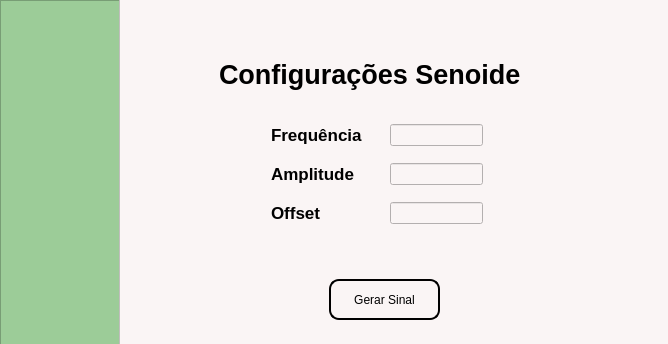
<?xml version="1.0" encoding="UTF-8"?>
<ui version="4.0">
 <class>JanelaPeriodica</class>
 <widget class="QMainWindow" name="JanelaPeriodica">
  <property name="geometry">
   <rect>
    <x>0</x>
    <y>0</y>
    <width>668</width>
    <height>344</height>
   </rect>
  </property>
  <property name="minimumSize">
   <size>
    <width>668</width>
    <height>344</height>
   </size>
  </property>
  <property name="maximumSize">
   <size>
    <width>668</width>
    <height>344</height>
   </size>
  </property>
  <property name="windowTitle">
   <string>MainWindow</string>
  </property>
  <widget class="QWidget" name="centralwidget">
   <widget class="QFrame" name="frame">
    <property name="geometry">
     <rect>
      <x>0</x>
      <y>0</y>
      <width>121</width>
      <height>351</height>
     </rect>
    </property>
    <property name="styleSheet">
     <string notr="true">background-color: rgb(156, 204, 152);</string>
    </property>
    <property name="frameShape">
     <enum>QFrame::StyledPanel</enum>
    </property>
    <property name="frameShadow">
     <enum>QFrame::Raised</enum>
    </property>
   </widget>
   <widget class="QFrame" name="frame_2">
    <property name="geometry">
     <rect>
      <x>119</x>
      <y>-1</y>
      <width>551</width>
      <height>351</height>
     </rect>
    </property>
    <property name="styleSheet">
     <string notr="true">background-color: rgb(250, 245, 245);</string>
    </property>
    <property name="frameShape">
     <enum>QFrame::StyledPanel</enum>
    </property>
    <property name="frameShadow">
     <enum>QFrame::Raised</enum>
    </property>
    <widget class="QLabel" name="label_periodica">
     <property name="geometry">
      <rect>
       <x>100</x>
       <y>60</y>
       <width>301</width>
       <height>31</height>
      </rect>
     </property>
     <property name="font">
      <font>
       <pointsize>20</pointsize>
       <weight>75</weight>
       <bold>true</bold>
      </font>
     </property>
     <property name="text">
      <string>Configurações Senoide</string>
     </property>
    </widget>
    <widget class="QWidget" name="formLayoutWidget">
     <property name="geometry">
      <rect>
       <x>140</x>
       <y>120</y>
       <width>286</width>
       <height>124</height>
      </rect>
     </property>
     <layout class="QFormLayout" name="formLayout">
      <property name="horizontalSpacing">
       <number>27</number>
      </property>
      <property name="verticalSpacing">
       <number>17</number>
      </property>
      <property name="leftMargin">
       <number>12</number>
      </property>
      <property name="topMargin">
       <number>5</number>
      </property>
      <property name="rightMargin">
       <number>62</number>
      </property>
      <property name="bottomMargin">
       <number>6</number>
      </property>
      <item row="0" column="0">
       <widget class="QLabel" name="label_2">
        <property name="font">
         <font>
          <pointsize>13</pointsize>
          <weight>75</weight>
          <bold>true</bold>
         </font>
        </property>
        <property name="text">
         <string>Frequência</string>
        </property>
       </widget>
      </item>
      <item row="0" column="1">
       <widget class="QLineEdit" name="lineEdit_freq">
        <property name="styleSheet">
         <string notr="true">QLineEdit{
border: 2px solid black;
border-radius: 20px;
background: white;
};</string>
        </property>
       </widget>
      </item>
      <item row="1" column="0">
       <widget class="QLabel" name="label_9">
        <property name="font">
         <font>
          <pointsize>13</pointsize>
          <weight>75</weight>
          <bold>true</bold>
         </font>
        </property>
        <property name="text">
         <string>Amplitude</string>
        </property>
       </widget>
      </item>
      <item row="2" column="0">
       <widget class="QLabel" name="label_10">
        <property name="font">
         <font>
          <pointsize>13</pointsize>
          <weight>75</weight>
          <bold>true</bold>
         </font>
        </property>
        <property name="text">
         <string>Offset</string>
        </property>
       </widget>
      </item>
      <item row="1" column="1">
       <widget class="QLineEdit" name="lineEdit_ampl">
        <property name="styleSheet">
         <string notr="true">QLineEdit{
border: 2px solid black;
border-radius: 20px;
background: white;
};</string>
        </property>
       </widget>
      </item>
      <item row="2" column="1">
       <widget class="QLineEdit" name="lineEdit_offs">
        <property name="styleSheet">
         <string notr="true">QLineEdit{
border: 2px solid black;
border-radius: 20px;
background: white;
};</string>
        </property>
       </widget>
      </item>
     </layout>
    </widget>
    <widget class="QPushButton" name="periodica_bt">
     <property name="geometry">
      <rect>
       <x>210</x>
       <y>280</y>
       <width>111</width>
       <height>41</height>
      </rect>
     </property>
     <property name="styleSheet">
      <string notr="true">QPushButton{
border: 2px solid black;
border-radius:10px;
}
QPushButton#periodica_bt:pressed {
    background-color: gray;
	color:white;
}</string>
     </property>
     <property name="text">
      <string>Gerar Sinal</string>
     </property>
    </widget>
   </widget>
  </widget>
 </widget>
 <resources/>
 <connections/>
</ui>
